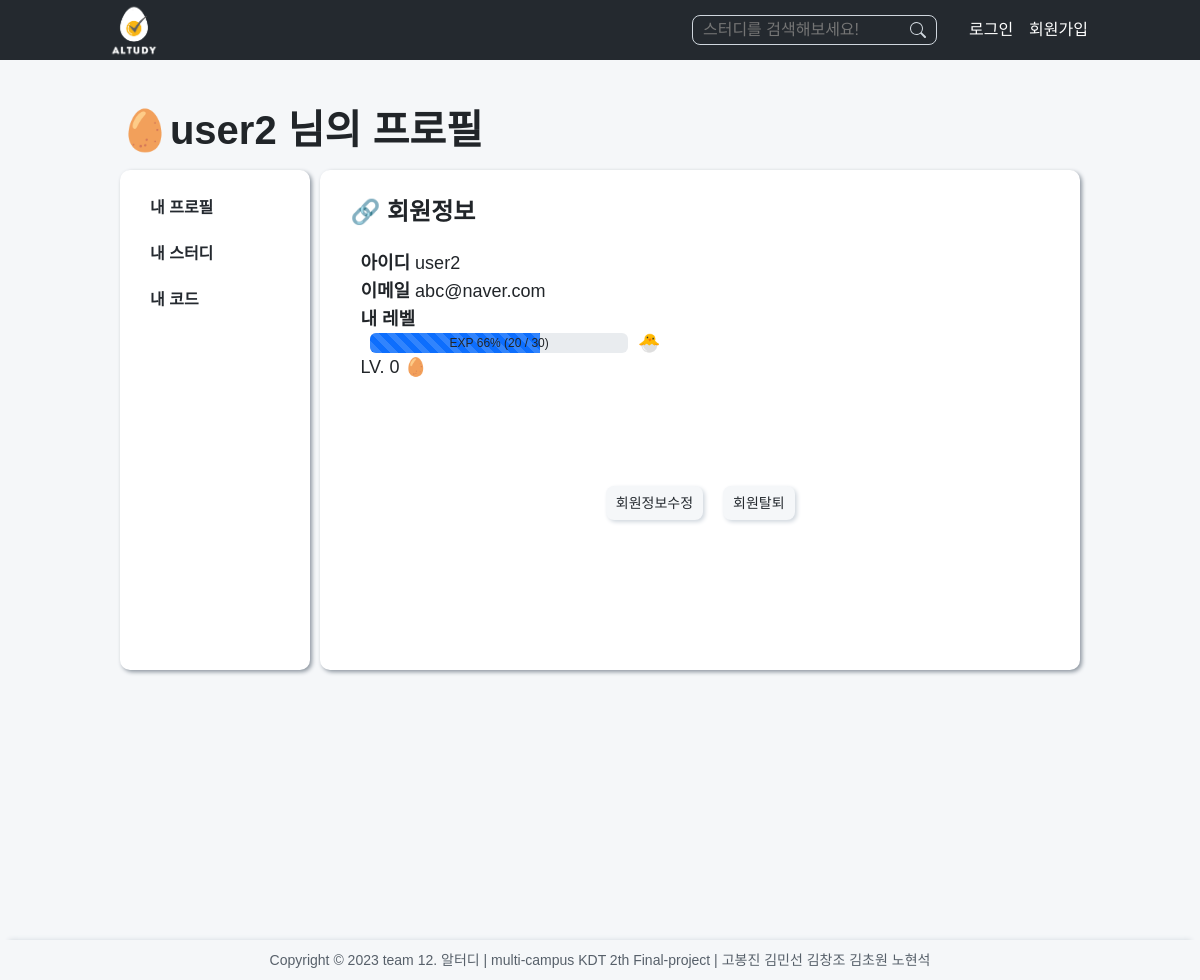
The page /accounts/profile/user2/ on the database its author committed.
### accounts/models.py (models this page shows, shortened)
class User(AbstractUser):
    experience = models.PositiveIntegerField(default=0)
    def get_level(self):
        level = 0
        exp_thresholds = [0, 30, 90, 200, 500, 1000]
        for i, threshold in enumerate(exp_thresholds):
            if self.experience >= threshold:
                level = i
        return level
    def emoji_username(self):
        level = self.get_level()
        emoji = emoji_dict.get(level, '')
        return f'{emoji}{self.username}'
    def emoji(self):
        level = self.get_level()
        emoji = emoji_dict.get(level, '')
        return emoji
    def get_progress_percentage(self):
        level = self.get_level()
        current_exp = self.get_experience_from_level()
        next_level_exp = self.get_next_level_exp(level)
        if level == 5:
            return 100
        else:
            progress_percentage = (current_exp/ next_level_exp) * 100
            return int(progress_percentage)
    def get_experience_from_level(self):
        level = self.get_level()
        level_thresholds = [0, 30, 90, 200, 500, 1000]
        if level >= 0 and level < len(level_thresholds):
            current_level_exp = self.experience - level_thresholds[level]
            return current_level_exp if current_level_exp >= 0 else 0
        return 0
    def get_next_level_exp(self, level):
        exp_thresholds = [0, 30, 90, 200, 500, 1000]
        if level >= 0 and level < len(exp_thresholds) - 1:
            return exp_thresholds[level + 1] - exp_thresholds[level]
        return 0
    def get_previous_emoji(self):
        level = self.get_level()
        previous_level = level - 1
        emoji = emoji_dict.get(previous_level, '')
        return emoji
    def get_next_emoji(self):
        level = self.get_level()
        next_level = level + 1
        emoji = emoji_dict.get(next_level, '')
        return emoji

### accounts/views.py (the view)
# urls.py: path('profile/<str:username>/', views.profile, name='profile'),
def profile(request, username):
    query = request.GET.get('query')
    user = get_user_model()
    person = user.objects.get(username=username)
    host_studies = Study.objects.filter(user=person)
    guest_studies = Studying.objects.filter(user=person).exclude(study__in=host_studies)
    level = person.get_level()
    next_level_exp = person.get_next_level_exp(level)
    reviews = Review.objects.filter(user=person).order_by('-created_at')
    if query:
        reviews = reviews.filter(
            Q(problem__title__icontains=query) |
            Q(tags__name__icontains=query)
        ).distinct()
    context = {
        'person': person,
        'next_level_exp': next_level_exp,
        'host_studies': host_studies,
        'guest_studies': guest_studies,
        'reviews': reviews,
    }
    return render(request, 'accounts/profile.html', context)

### reviews/models.py (called while the page is built)
    def __str__(self) -> str:
        return self.title

### accounts/templates/accounts/profile.html (shortened to what this page needs)
{% extends 'base.html' %}
{% load static %}
{% block style %}
  <link
  rel="stylesheet"
  type="text/css"
  href="{% static 'CSS/accounts/profile.css' %}"
  />
  <link
  rel="stylesheet"
  type="text/css"
  href="{% static 'CSS/card.css' %}"
  />
  <link
  rel="stylesheet"
  type="text/css"
  href="{% static 'CSS/main.css' %}"
  />
{% endblock style %}
{% block content %}
<div class="main__title">
  <h1><span class="username-container" data-username={{person.username}}>{{ person.emoji_username }} </span>님의 프로필</h1>
</div>
<div class="main__wrapper">
  <aside class="aside__container">
    <div class="aside__item" data-section="profile">내 프로필</div>
    <div class="aside__item" data-section="study">내 스터디</div>
    <div class="aside__item" data-section="code">내 코드</div>
  </aside>
  <section class="right-content__container">
    <section class="right_content-item__wrapper">
      <div>
        <h1 class="profile-title">🔗 회원정보</h1>
        <div class="profile-id"><span class="profile-id1">아이디 </span>{{ person.username }}</div>
        <div class="profile-email"><span class="profile-email1">이메일 </span>{{ person.email }}</div>
        <div class=" profile-exp">
          <p class="profile-exp1">내 레벨</p>
          <div class="progress-container">
            <div class="progress">
              <div class="progress-bar progress-bar-striped progress-bar-animated" role="progressbar" aria-valuenow="75" aria-valuemin="0" aria-valuemax="100" style="width: {{ person.get_progress_percentage }}%"></div>
              <div class="progress-text">
                <p>EXP {{ person.get_progress_percentage }}% ({{ person.get_experience_from_level }} / {{ next_level_exp }})</p>
              </div>
            </div>
            {% if person.get_next_emoji %}
              <span class="emoji">{{ person.get_next_emoji }}</span>
            {% endif %}
          </div>
          <p>LV. {{ person.get_level }} {{person.emoji}}</p>
        </div>
        <div class="button-box">
          <a href="{% url 'accounts:update' %}"><div class="create-btn button-small">회원정보수정</div></a>
          <form action="{% url 'accounts:delete' %}" method="POST">
            <input type="submit" value="회원탈퇴" class="create-btn button-small">
          </form>
        </div>
      </div>
    </section>
  </section>
</div>
{% endblock content %}

### static/CSS/common.css (style rules this page uses)
:root { --color-black: #1d1d1f; --color-white: #FFFFFF; --color-green: #6C8E2D; --color-lightgreen: #BBD885; --color-gray-1: #f5f7f9; --color-gray-2: #d0d7de; --color-gray-3: #afb8c1; --color-gray-4: #8c959f; --color-gray-5: #6e7781; --color-gray-6: #57606a; --color-gray-7: #24292F; --font-family: 'Nanum Gothic', sans-serif; --font-family: 'Noto Sans KR', sans-serif; --font-xlarge: 3rem; --font-large: 2.5rem; --font-medium: 1.5rem; --font-regular: 1.125rem; --font-small: 1rem; --font-micro: 0.875rem; --weight-bold: 700; --weight-semi-bold: 600; --weight-regular: 400; --border-radius-soft: 8px; --border-radius-hard: 10px; --animation-duration: 300ms; }
.button-small { display: flex; align-items: center; justify-content: center; background-color: var(--color-gray-6); color: var(--color-white); border: none; border-radius: var(--border-radius-soft); }

### static/CSS/base.css (style rules this page uses)
body { width: 100vw; height: 100vh; background-color: var(--color-gray-1); font-family: var(--font-family); box-sizing: border-box; }
input { -webkit-appearance: none; -moz-appearance: none; appearance: none; }
.button-box { display: flex; align-items: center; }
.create-btn { padding: 10px; margin-left: 10px; }
.button-small { background-color: var(--color-gray-1); color: var(--color-gray-7); font-size: var(--font-micro); box-shadow: 2px 2px 4px var(--color-gray-2); }

### static/CSS/accounts/profile.css (style rules this page uses)
.main__wrapper, .main__title { width: 1024px; padding: 0 32px; margin: 50px auto 0; display: flex; }
.main__wrapper { margin-top: 20px; }
.main__title { font-size: var(--font-large); font-weight: var(--weight-bold); margin-bottom: 10px; }
.aside__container { width: 20%; min-width: 100px; height: 500px; background-color: var(--color-white); box-shadow: 2px 2px 4px var(--color-gray-4); border-radius: 10px; padding: 30px; position: relative; }
.aside__item { color: var(--color-gray-7); font-weight: var(--weight-semi-bold); margin-bottom: 30px; cursor: pointer; }
.right-content__container { width: 80%; background-color: var(--color-white); box-shadow: 2px 2px 4px var(--color-gray-4); border-radius: 10px; margin-left: 10px; padding: 30px; }
.right_content-item__wrapper { margin-bottom: 80px; }
.profile-title { font-size: var(--font-medium); font-weight: var(--weight-bold); margin-bottom: 30px; }
.profile-id, .profile-email, .profile-exp { font-size: var(--font-regular); margin: 10px; }
.profile-id1, .profile-email1, .profile-exp1 { font-weight: var(--weight-semi-bold); }
.button-box { display: flex; justify-content: center; margin-top: 100px; }
.profile-exp { width: 300px; }
.progress { height: 20px; margin: 10px 0; }
.create-btn { margin-top: 10px; margin-right: 10px; padding: 10px; }
.button-small { background-color: var(--color-gray-1); color: var(--color-gray-7); font-size: var(--font-micro); box-shadow: 2px 2px 4px var(--color-gray-2); }
input { appearance: none; -webkit-appearance: none; -moz-appearance: none; outline: none; box-sizing: border-box; border: none; margin: 0; padding: 0; font-family: inherit; font-size: inherit; line-height: inherit; background-color: inherit; }
.progress-container { margin-top: 5px; margin-bottom: 5px; display: flex; align-items: center; justify-content: center; }
.progress { flex-grow: 1; margin: 0 10px; position: relative; }
.progress-text { position: absolute; top: 50%; left: 50%; transform: translate(-50%, -50%); }

### rows shown on the page
User: emoji_username "🥚user2", username "user2", email "abc@naver.com", get_progress_percentage "66", get_experience_from_level "20", get_next_emoji "🐣", get_level "0", emoji "🥚"

### other values the page prints
{{ next_level_exp }} "30"
